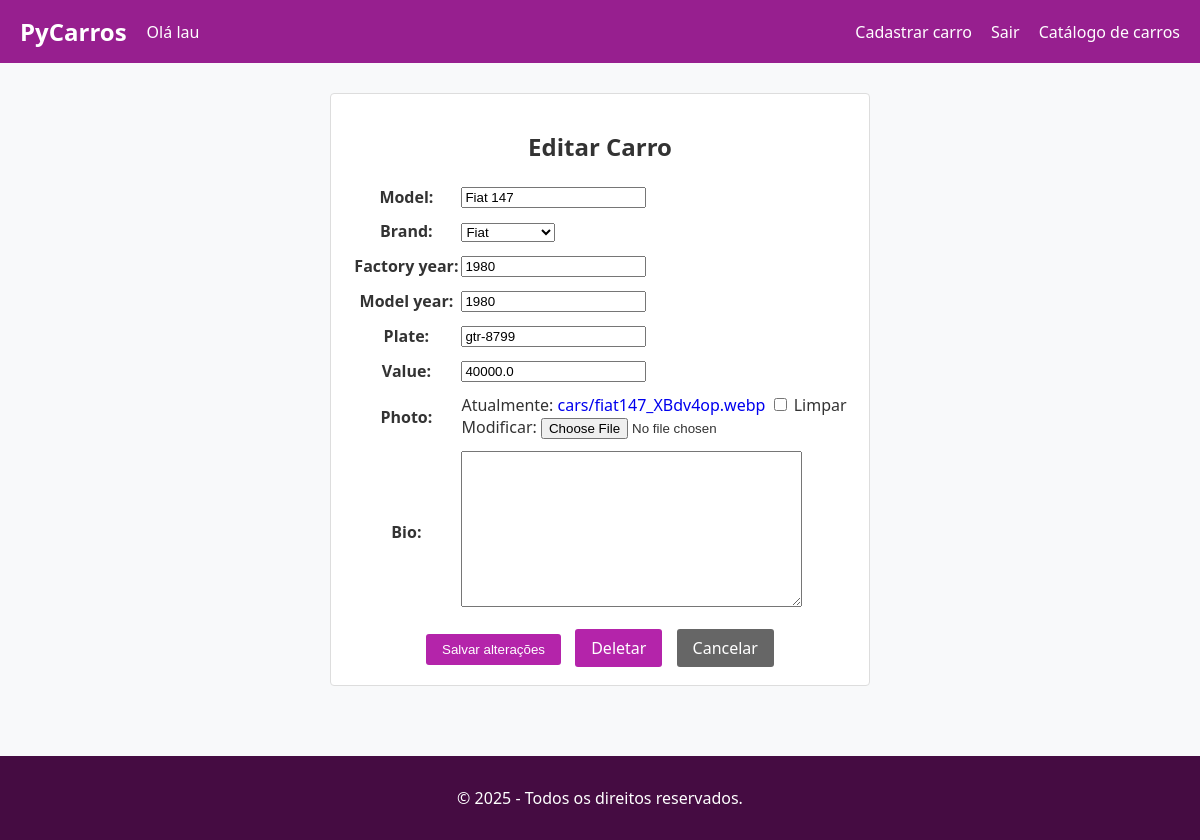
Page /car/7/update/ (signed in) on the earlier database version.
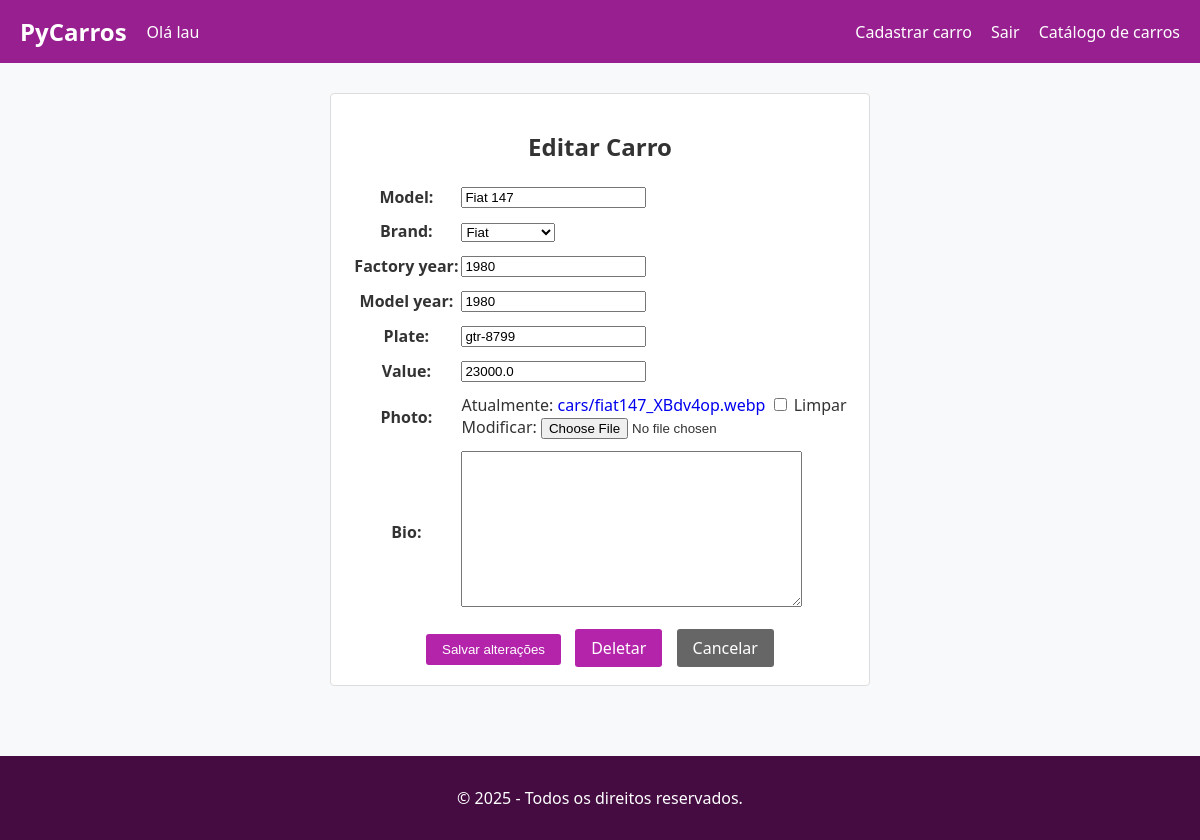
Same page on the later database version.
### cars/models.py (models this page shows, shortened)
class Car(models.Model):
   id = models.AutoField(primary_key=True)
   model = models.CharField(max_length=200)
   brand = models.ForeignKey(Brand, on_delete=models.PROTECT, related_name='car_brand') #marca
   factory_year = models.IntegerField(blank=True, null=True)
   model_year = models.IntegerField(blank=True, null=True)
   plate = models.CharField(max_length=10, blank=True, null=True)
   value = models.FloatField(blank=True, null=True)
   photo = models.ImageField(upload_to='cars/', blank=True, null=True)
   bio = models.TextField(blank=True, null=True)

### cars/views.py (the view, shortened to what this page needs)
# urls.py: path('car/<int:pk>/update/', CarUpdateView.as_view(), name='car_update'),
@method_decorator(login_required(login_url='login'), name='dispatch')
class CarUpdateView(UpdateView):
   model = Car # modelo
   form_class = CarModelForm  # formulario
   template_name = 'car_update.html' # html retornado pro usuario

### cars/forms.py (shortened to what this page needs)
class CarModelForm(forms.ModelForm):
    class Meta:
        model = Car
        fields = '__all__'

### cars/models.py (called while the page is built)
   def __str__(self):
      return self.name

### cars/templates/car_update.html (shortened to what this page needs)
{% extends 'base.html' %}
{% block content %}
<form method="post" enctype="multipart/form-data">
    <h1>Editar Carro</h1>
    <table>
        {{ form.as_table }}
    </table>
    <div>
        <div class="buttons-container">
            <input type="submit" value="Salvar alterações" class="btn btn-primary">
             <a href="{% url 'car_delete' pk=object.pk %}" class="btn btn-danger">Deletar</a>
            <a href="{% url 'cars_list' %}" class="btn btn-secondary">Cancelar</a>
        </div>
    </div>
</form>
{% endblock %}

Differences in the rows shown:
changed Car "Fiat 147": value "40000.0" → "23000.0"
